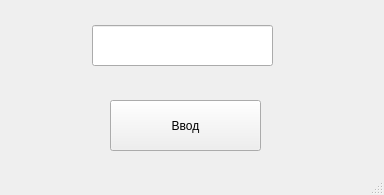
<?xml version="1.0" encoding="UTF-8"?>
<ui version="4.0">
 <class>fmVPPassword</class>
 <widget class="QMainWindow" name="fmVPPassword">
  <property name="geometry">
   <rect>
    <x>0</x>
    <y>0</y>
    <width>384</width>
    <height>195</height>
   </rect>
  </property>
  <property name="minimumSize">
   <size>
    <width>384</width>
    <height>195</height>
   </size>
  </property>
  <property name="maximumSize">
   <size>
    <width>384</width>
    <height>195</height>
   </size>
  </property>
  <property name="windowTitle">
   <string>Ввод пароля</string>
  </property>
  <widget class="QWidget" name="centralwidget">
   <widget class="QLineEdit" name="lePassword">
    <property name="geometry">
     <rect>
      <x>92</x>
      <y>25</y>
      <width>181</width>
      <height>41</height>
     </rect>
    </property>
    <property name="font">
     <font>
      <pointsize>9</pointsize>
     </font>
    </property>
   </widget>
   <widget class="QToolButton" name="tbEnterPassword">
    <property name="geometry">
     <rect>
      <x>110</x>
      <y>100</y>
      <width>151</width>
      <height>51</height>
     </rect>
    </property>
    <property name="text">
     <string>Ввод</string>
    </property>
   </widget>
  </widget>
  <widget class="QStatusBar" name="statusbar"/>
  <action name="actTIns">
   <property name="text">
    <string>Вставить строку</string>
   </property>
  </action>
  <action name="actTDel">
   <property name="text">
    <string>Удалить строку</string>
   </property>
  </action>
  <action name="actPrIns">
   <property name="text">
    <string>Новый профиль</string>
   </property>
  </action>
  <action name="actPrDel">
   <property name="text">
    <string>Удалить профиль</string>
   </property>
  </action>
  <action name="actPrRen">
   <property name="text">
    <string>Переименовать профиль</string>
   </property>
  </action>
 </widget>
 <resources/>
 <connections/>
</ui>
